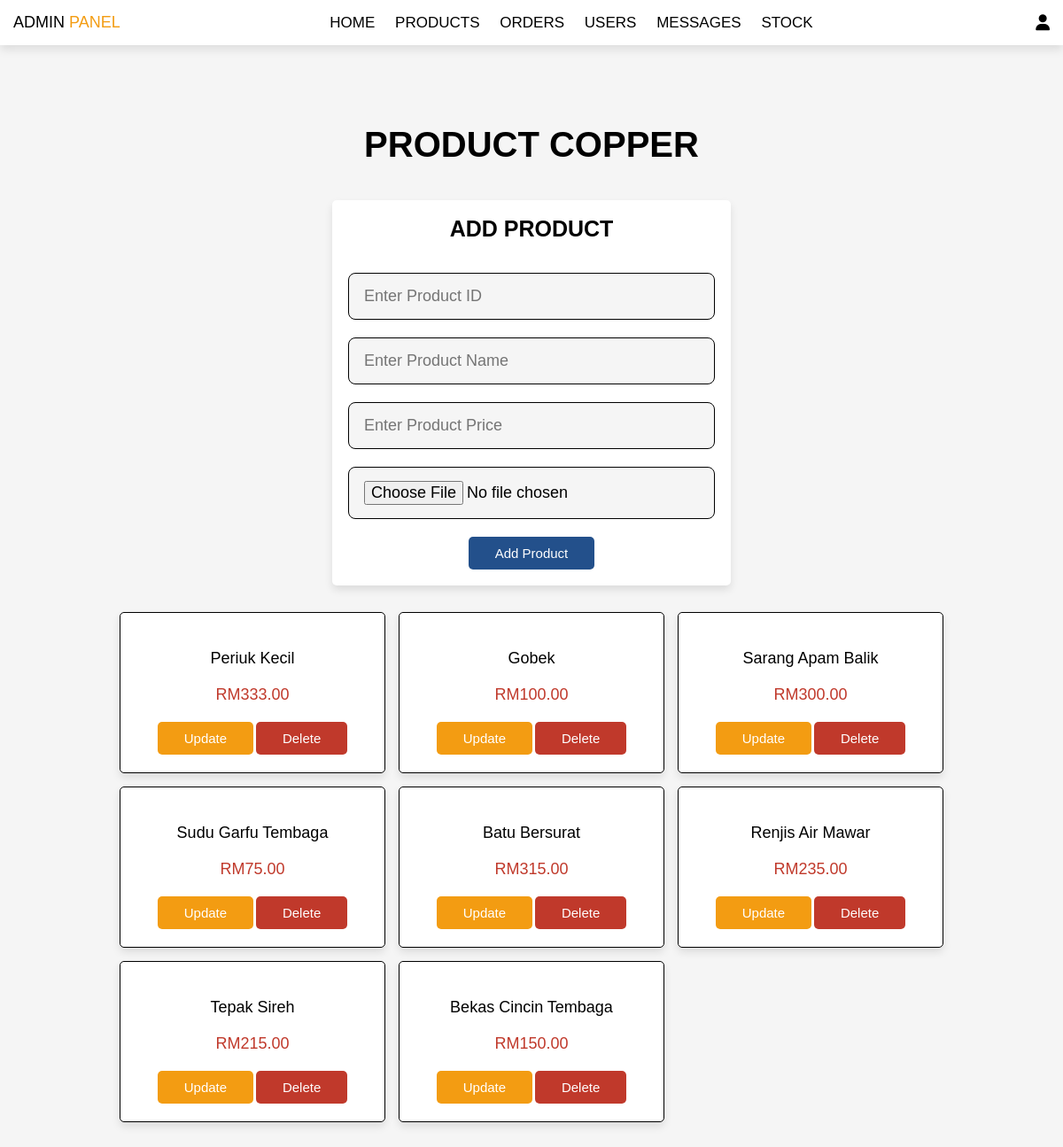
Screenshot of /adminProduct.php (signed in) with the database file from the repository.
### tables this page shows
CREATE TABLE `product` (
  `productID` varchar(100) NOT NULL,
  `productName` varchar(100) NOT NULL,
  `productImage` varchar(255) NOT NULL,
  `productPrice` decimal(10,2) NOT NULL,
  `stock` int(11) DEFAULT 0
);

### adminProduct.php (the view, shortened to what this page needs)
<?php
include 'config.php';
?>
<!DOCTYPE html>
<html lang="en">
<head>
   <link rel="stylesheet" href="https://cdnjs.cloudflare.com/ajax/libs/font-awesome/6.5.1/css/all.min.css">
   <link rel="stylesheet" href="css/admin.css">
</head>
<body>
<?php include 'adminHeader.php'; ?>
<section class="add-products">
   <h1 class="title">Product Copper</h1>
   <form action="" method="post" enctype="multipart/form-data">
      <h3>Add Product</h3>
      <input type="text" name="productID" class="box" placeholder="Enter Product ID" required>
      <input type="text" name="name" class="box" placeholder="Enter Product Name" required>
      <input type="number" min="0" name="price" class="box" placeholder="Enter Product Price" required>
      <input type="file" name="image" accept="image/jpg, image/jpeg, image/png" class="box" required>
      <input type="submit" value="Add Product" name="add_product" class="btn">
   </form>
</section>
<section class="show-products">
   <div class="box-container">
   <?php
         $select_products = mysqli_query($conn, "SELECT * FROM product") or die('query failed');
         if(mysqli_num_rows($select_products) > 0){
            while($fetch_products = mysqli_fetch_assoc($select_products)){
      ?>
      <div class="box">
         <div class="name"><?php echo $fetch_products['productName']; ?></div>
         <div class="price">RM<?php echo $fetch_products['productPrice']; ?></div>
         <a href="adminProduct.php?update=<?php echo $fetch_products['productID']; ?>" class="option-btn">update</a>
         <a href="adminProduct.php?delete=<?php echo $fetch_products['productID']; ?>" class="delete-btn" onclick="return confirm('delete this product?');">delete</a>
      </div>
      <?php
         }
      }else{
         echo '<p class="empty">no products added yet!</p>';
      }
      ?>
   </div>
</section>
</body>
</html>

### adminHeader.php (shortened to what this page needs)
<header class="header">
   <div class="flex">
      <a href="adminPage.php" class="logo">ADMIN<span> PANEL </span></a>
      <nav class="navbar">
         <a href="adminPage.php">home</a>
         <a href="adminProduct.php">products</a>
         <a href="adminOrder.php">orders</a>
         <a href="adminUser.php">users</a>
         <a href="adminFeedback.php">messages</a>
         <a href="adminStock.php">Stock</a>
      </nav>
      <div class="icons">
         <div id="user-btn" class="fas fa-user"></div>
      </div>
   </div>
</header>

### css/admin.css (style rules this page uses)
:root { --blue:#23508b; --red:#c0392b; --orange:#f39c12; --black:#000; --white:#fff; --light-color:#666; --light-white:#ccc; --light-bg:#f5f5f5; --border:.1rem solid var(--black); --box-shadow:0 .5rem 1rem rgba(0,0,0,.1); }
* { font-family: 'Rubik', sans-serif; margin:0; padding:0; box-sizing: border-box; outline: none; border:none; text-decoration: none; transition:all .2s linear; }
html { font-size: 62.5%; overflow-x: hidden; }
body { background-color: var(--light-bg); }
section { padding: 3rem 2rem; }
.title { text-align: center; margin-top: 6rem; margin-bottom: 4rem; text-transform: uppercase; color:var(--black); font-size: 4rem; }
.btn, .option-btn, .delete-btn, .white-btn { display: inline-block; margin-top: 1rem; padding:1rem 3rem; cursor: pointer; color:var(--white); font-size: 1.5rem; border-radius: .5rem; text-transform: capitalize; }
.white-btn, .btn { background-color: var(--blue); }
.option-btn { background-color: var(--orange); }
.delete-btn { background-color: var(--red); }
.header { position: sticky; top:0; left:0; right:0; z-index: 1000; background-color: var(--white); box-shadow: var(--box-shadow); }
.header .flex { display: flex; align-items: center; padding: 1.5rem; justify-content: space-between; position: relative; max-width: 1200px; margin: 0 auto; }
.header .flex .logo { font-size: 1.8rem; color: var(--black); }
.header .flex .logo span { color: var(--orange); }
.header .flex .navbar a { margin: 0 1rem; font-size: 1.7rem; color: var(--black); text-transform: uppercase; }
.header .flex .icons div { margin-left: 1.5rem; font-size: 1.8rem; cursor: pointer; color: var(--black); }
.add-products form { background-color: var(--white); border-radius: .5rem; padding: 1.8rem; text-align: center; box-shadow: var(--box-shadow); max-width: 45rem; margin: 0 auto; }
.add-products form h3 { font-size: 2.5rem; text-transform: uppercase; color: var(--black); margin-bottom: 2.5rem; }
.add-products form .box { width: 100%; height: 100%; background-color: var(--light-bg); border-radius: .8rem; margin: 1rem 0; padding: 1.5rem 1.7rem; color: var(--black); font-size: 1.8rem; border: var(--border); }
.show-products .box-container { display: grid; grid-template-columns: repeat(auto-fit, 30rem); justify-content: center; gap: 1.5rem; max-width: 1200px; margin: 0 auto; align-items: flex-start; }
.show-products { padding-top: 0; }
.show-products .box-container .box { text-align: center; padding: 2rem; border-radius: .5rem; border: var(--border); box-shadow: var(--box-shadow); background-color: var(--white); }
.show-products .box-container .box .name { padding: 1rem 0; font-size: 1.8rem; color: var(--black); }
.show-products .box-container .box .price { padding: 1rem 0; font-size: 1.8rem; color: var(--red); }

### rows the page displays
product: productName "Periuk Kecil", productPrice "333.00"
product: productName "Gobek", productPrice "100.00"
product: productName "Sarang Apam Balik", productPrice "300.00"
product: productName "Sudu Garfu Tembaga", productPrice "75.00"
product: productName "Batu Bersurat", productPrice "315.00"
product: productName "Renjis Air Mawar", productPrice "235.00"
product: productName "Tepak Sireh", productPrice "215.00"
product: productName "Bekas Cincin Tembaga", productPrice "150.00"
